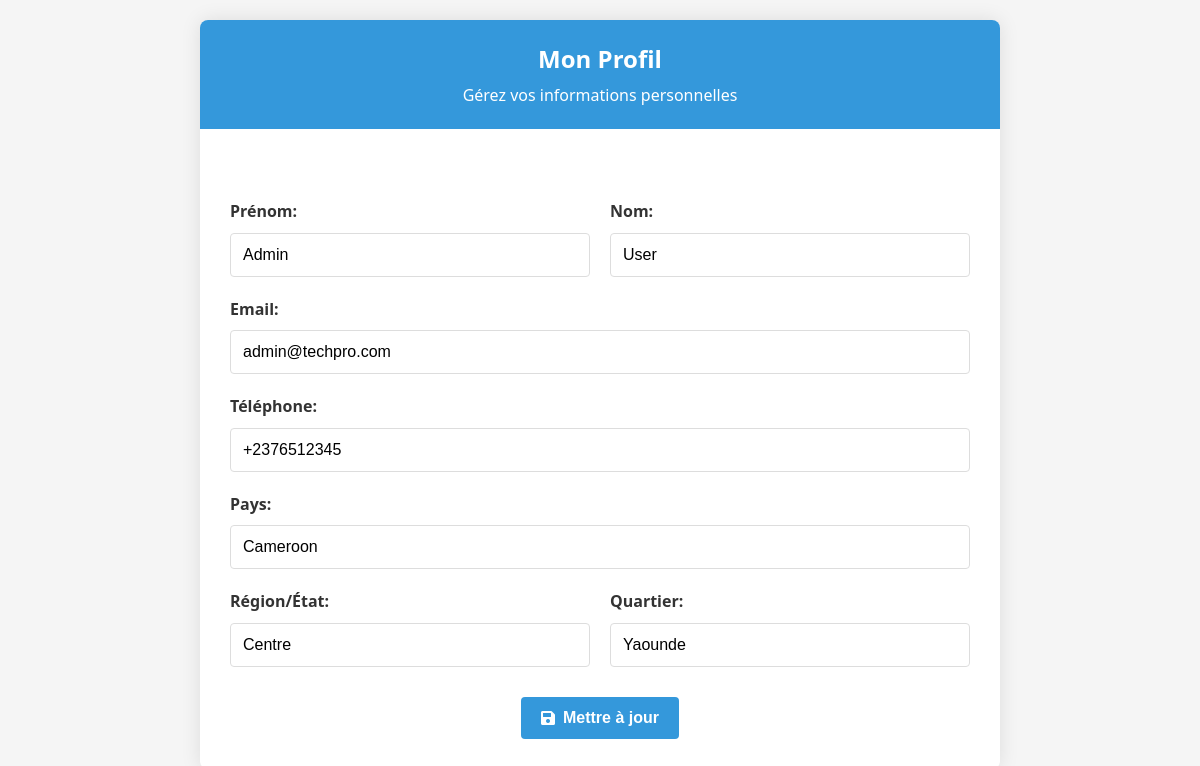
Screenshot of /admin/profile.php (signed in) with the database file from the repository.
### tables this page shows
CREATE TABLE users (
    user_id INT PRIMARY KEY AUTO_INCREMENT,
    first_name VARCHAR(50) NOT NULL,
    last_name VARCHAR(50) NOT NULL,
    email VARCHAR(100) UNIQUE NOT NULL,
    phone_number VARCHAR(20),
    country VARCHAR(100),
    state VARCHAR(100),
    quarter VARCHAR(100),
    password_hash VARCHAR(255) NOT NULL,
    registration_date TIMESTAMP DEFAULT CURRENT_TIMESTAMP,
    role_id INT DEFAULT 2,
    FOREIGN KEY (role_id) REFERENCES roles(role_id)
);

### admin/profile.php (the view, shortened to what this page needs)
<?php
require_once '../DatabaseConnection/db_config.php';
$user_id = $_SESSION['user_id'];
$query = "SELECT first_name, last_name, email, phone_number, country, state, quarter FROM users WHERE user_id = ?";
$stmt = $conn->prepare($query);
$stmt->bind_param("i", $user_id);
$stmt->execute();
$result = $stmt->get_result();
$user = $result->fetch_assoc();
?>
<!DOCTYPE html>
<html lang="fr">
<head>
    <link rel="stylesheet" href="https://cdnjs.cloudflare.com/ajax/libs/font-awesome/5.15.4/css/all.min.css">
</head>
<body>
    <div class="container">
        <div class="profile-header">
            <h2>Mon Profil</h2>
            <p>Gérez vos informations personnelles</p>
        </div>
        <div class="profile-container">
            <div id="message"></div>
            <form id="profile-form">
                <div class="form-row">
                    <div class="form-group">
                        <label for="first_name">Prénom:</label>
                        <input type="text" id="first_name" name="first_name" value="<?= htmlspecialchars($user['first_name']) ?>" required>
                    </div>
                    <div class="form-group">
                        <label for="last_name">Nom:</label>
                        <input type="text" id="last_name" name="last_name" value="<?= htmlspecialchars($user['last_name']) ?>" required>
                    </div>
                </div>
                <div class="form-group">
                    <label for="email">Email:</label>
                    <input type="email" id="email" name="email" value="<?= htmlspecialchars($user['email']) ?>" required>
                </div>
                <div class="form-group">
                    <label for="phone_number">Téléphone:</label>
                    <input type="tel" id="phone_number" name="phone_number" value="<?= htmlspecialchars($user['phone_number']) ?>">
                </div>
                <div class="form-group">
                    <label for="country">Pays:</label>
                    <input type="text" id="country" name="country" value="<?= htmlspecialchars($user['country']) ?>">
                </div>
                <div class="form-row">
                    <div class="form-group">
                        <label for="state">Région/État:</label>
                        <input type="text" id="state" name="state" value="<?= htmlspecialchars($user['state']) ?>">
                    </div>
                    <div class="form-group">
                        <label for="quarter">Quartier:</label>
                        <input type="text" id="quarter" name="quarter" value="<?= htmlspecialchars($user['quarter']) ?>">
                    </div>
                </div>
                <div class="btn-container">
                    <button type="submit" class="btn">
                        <i class="fas fa-save"></i> Mettre à jour
                    </button>
                </div>
            </form>
        </div>
    </div>
</body>
</html>

### admin/profile.php (style rules this page uses)
:root { --primary-color: #3498db; --secondary-color: #2980b9; --success-color: #2ecc71; --error-color: #e74c3c; --text-color: #333; --light-bg: #f5f5f5; --border-color: #ddd; }
* { margin: 0; padding: 0; box-sizing: border-box; }
body { font-family: 'Segoe UI', Tahoma, Geneva, Verdana, sans-serif; line-height: 1.6; color: var(--text-color); background-color: var(--light-bg); padding: 20px; }
.container { max-width: 800px; margin: 0 auto; background-color: #fff; border-radius: 8px; box-shadow: 0 0 20px rgba(0, 0, 0, 0.1); overflow: hidden; }
.profile-header { background-color: var(--primary-color); color: white; padding: 20px; text-align: center; }
.profile-header h2 { margin-bottom: 5px; font-size: 24px; }
.profile-container { padding: 30px; }
#message { margin-bottom: 20px; padding: 10px; border-radius: 4px; }
.form-group { margin-bottom: 20px; }
.form-group label { display: block; margin-bottom: 8px; font-weight: 600; }
.form-group input { width: 100%; padding: 12px; border: 1px solid var(--border-color); border-radius: 4px; font-size: 16px; transition: border-color 0.3s; }
.form-row { display: flex; justify-content: space-between; gap: 20px; }
.form-row .form-group { flex: 1; }
.btn { background-color: var(--primary-color); color: white; border: none; padding: 12px 20px; border-radius: 4px; cursor: pointer; font-size: 16px; font-weight: 600; transition: background-color 0.3s; display: inline-flex; align-items: center; justify-content: center; }
.btn i { margin-right: 8px; }
.btn-container { text-align: center; margin-top: 10px; }

### rows the page displays
users: first_name "Admin", last_name "User", email "admin@techpro.com", phone_number "+2376512345", country "Cameroon", state "Centre", quarter "Yaounde"
